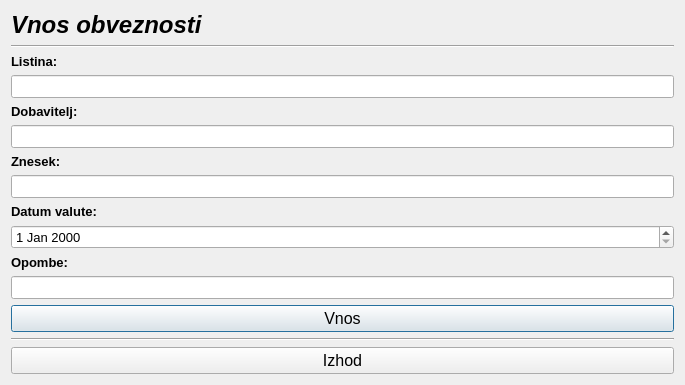
<?xml version="1.0" encoding="UTF-8"?>
<ui version="4.0">
 <class>VnosObveznosti</class>
 <widget class="QDialog" name="VnosObveznosti">
  <property name="geometry">
   <rect>
    <x>0</x>
    <y>0</y>
    <width>685</width>
    <height>384</height>
   </rect>
  </property>
  <property name="windowTitle">
   <string>Dialog</string>
  </property>
  <layout class="QGridLayout" name="gridLayout">
   <item row="0" column="0">
    <layout class="QVBoxLayout" name="verticalLayout">
     <item>
      <widget class="QLabel" name="label">
       <property name="font">
        <font>
         <family>MS Sans Serif</family>
         <pointsize>18</pointsize>
         <weight>75</weight>
         <italic>true</italic>
         <bold>true</bold>
        </font>
       </property>
       <property name="text">
        <string>Vnos obveznosti</string>
       </property>
      </widget>
     </item>
     <item>
      <widget class="Line" name="line">
       <property name="orientation">
        <enum>Qt::Horizontal</enum>
       </property>
      </widget>
     </item>
    </layout>
   </item>
   <item row="1" column="0">
    <layout class="QVBoxLayout" name="verticalLayout_2">
     <item>
      <widget class="QLabel" name="label_2">
       <property name="font">
        <font>
         <family>MS Sans Serif</family>
         <pointsize>10</pointsize>
         <weight>75</weight>
         <bold>true</bold>
        </font>
       </property>
       <property name="text">
        <string>Listina:</string>
       </property>
       <property name="buddy">
        <cstring>lineEdit_listina</cstring>
       </property>
      </widget>
     </item>
     <item>
      <widget class="QLineEdit" name="lineEdit_listina">
       <property name="font">
        <font>
         <family>MS Sans Serif</family>
         <pointsize>10</pointsize>
        </font>
       </property>
      </widget>
     </item>
    </layout>
   </item>
   <item row="2" column="0">
    <layout class="QVBoxLayout" name="verticalLayout_3">
     <item>
      <widget class="QLabel" name="label_3">
       <property name="font">
        <font>
         <family>MS Sans Serif</family>
         <pointsize>10</pointsize>
         <weight>75</weight>
         <bold>true</bold>
        </font>
       </property>
       <property name="text">
        <string>Dobavitelj:</string>
       </property>
       <property name="buddy">
        <cstring>lineEdit_dobavitelj</cstring>
       </property>
      </widget>
     </item>
     <item>
      <widget class="QLineEdit" name="lineEdit_dobavitelj">
       <property name="font">
        <font>
         <family>MS Sans Serif</family>
         <pointsize>10</pointsize>
        </font>
       </property>
      </widget>
     </item>
    </layout>
   </item>
   <item row="3" column="0">
    <layout class="QVBoxLayout" name="verticalLayout_4">
     <item>
      <widget class="QLabel" name="label_4">
       <property name="font">
        <font>
         <family>MS Sans Serif</family>
         <pointsize>10</pointsize>
         <weight>75</weight>
         <bold>true</bold>
        </font>
       </property>
       <property name="text">
        <string>Znesek:</string>
       </property>
       <property name="buddy">
        <cstring>lineEdit_znesek</cstring>
       </property>
      </widget>
     </item>
     <item>
      <widget class="QLineEdit" name="lineEdit_znesek">
       <property name="font">
        <font>
         <family>MS Sans Serif</family>
         <pointsize>10</pointsize>
        </font>
       </property>
      </widget>
     </item>
    </layout>
   </item>
   <item row="4" column="0">
    <layout class="QVBoxLayout" name="verticalLayout_5">
     <item>
      <widget class="QLabel" name="label_5">
       <property name="font">
        <font>
         <family>MS Sans Serif</family>
         <pointsize>10</pointsize>
         <weight>75</weight>
         <bold>true</bold>
        </font>
       </property>
       <property name="text">
        <string>Datum valute:</string>
       </property>
       <property name="buddy">
        <cstring>dateEdit_valute</cstring>
       </property>
      </widget>
     </item>
     <item>
      <widget class="QDateEdit" name="dateEdit_valute">
       <property name="font">
        <font>
         <family>MS Sans Serif</family>
         <pointsize>10</pointsize>
        </font>
       </property>
      </widget>
     </item>
    </layout>
   </item>
   <item row="5" column="0">
    <layout class="QVBoxLayout" name="verticalLayout_8">
     <item>
      <widget class="QLabel" name="label_8">
       <property name="font">
        <font>
         <family>MS Sans Serif</family>
         <pointsize>10</pointsize>
         <weight>75</weight>
         <bold>true</bold>
        </font>
       </property>
       <property name="text">
        <string>Opombe:</string>
       </property>
       <property name="buddy">
        <cstring>lineEdit_opombe</cstring>
       </property>
      </widget>
     </item>
     <item>
      <widget class="QLineEdit" name="lineEdit_opombe">
       <property name="font">
        <font>
         <family>MS Sans Serif</family>
         <pointsize>10</pointsize>
        </font>
       </property>
      </widget>
     </item>
    </layout>
   </item>
   <item row="6" column="0">
    <widget class="QPushButton" name="pushButton_vnos">
     <property name="font">
      <font>
       <family>MS Sans Serif</family>
       <pointsize>12</pointsize>
      </font>
     </property>
     <property name="text">
      <string>Vnos</string>
     </property>
    </widget>
   </item>
   <item row="7" column="0">
    <layout class="QVBoxLayout" name="verticalLayout_11">
     <item>
      <widget class="Line" name="line_2">
       <property name="orientation">
        <enum>Qt::Horizontal</enum>
       </property>
      </widget>
     </item>
     <item>
      <widget class="QPushButton" name="pushButton_izhod">
       <property name="font">
        <font>
         <family>MS Sans Serif</family>
         <pointsize>12</pointsize>
        </font>
       </property>
       <property name="text">
        <string>Izhod</string>
       </property>
      </widget>
     </item>
    </layout>
   </item>
  </layout>
 </widget>
 <tabstops>
  <tabstop>lineEdit_listina</tabstop>
  <tabstop>lineEdit_dobavitelj</tabstop>
  <tabstop>lineEdit_znesek</tabstop>
  <tabstop>dateEdit_valute</tabstop>
  <tabstop>lineEdit_opombe</tabstop>
  <tabstop>pushButton_vnos</tabstop>
  <tabstop>pushButton_izhod</tabstop>
 </tabstops>
 <resources/>
 <connections>
  <connection>
   <sender>pushButton_izhod</sender>
   <signal>clicked()</signal>
   <receiver>VnosObveznosti</receiver>
   <slot>close()</slot>
   <hints>
    <hint type="sourcelabel">
     <x>193</x>
     <y>276</y>
    </hint>
    <hint type="destinationlabel">
     <x>279</x>
     <y>240</y>
    </hint>
   </hints>
  </connection>
 </connections>
</ui>
